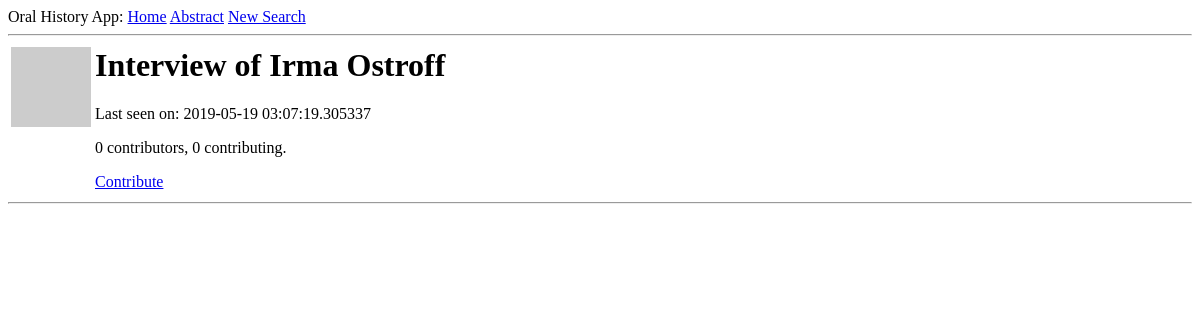
Page /user/Irma Ostroff (signed in) on the earlier database version.
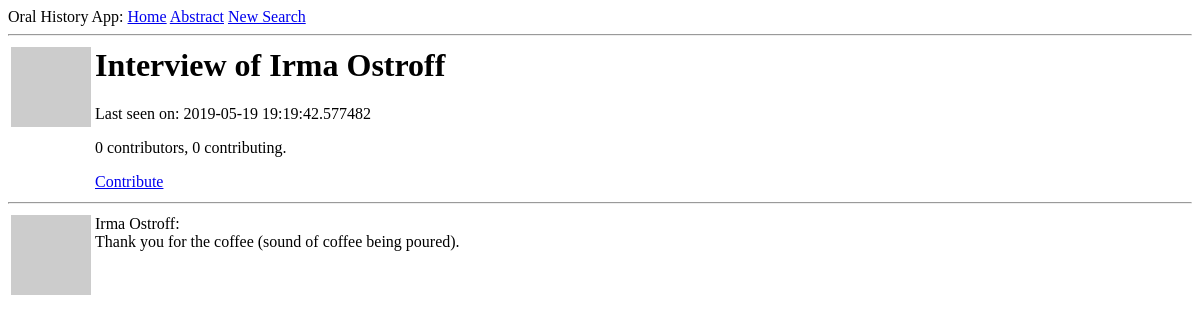
Same page on the later database version.
### app/models.py (models this page shows, shortened)
class User(UserMixin, db.Model):
    id = db.Column(db.Integer, primary_key=True)
    username = db.Column(db.String(64), index=True, unique=True)
    email = db.Column(db.String(120), index=True, unique=True)
    password_hash = db.Column(db.String(128))
    posts = db.relationship('Post', backref='author', lazy='dynamic')
    about_me = db.Column(db.String(340))
    last_seen = db.Column(db.DateTime, default=datetime.utcnow)
    followed = db.relationship(
        'User', secondary=followers,
        primaryjoin=(followers.c.follower_id == id),
        secondaryjoin=(followers.c.followed_id == id),
        backref=db.backref('followers', lazy='dynamic'), lazy='dynamic')
    def avatar(self, size):
        digest = md5(self.email.lower().encode('utf-8')).hexdigest()
        return 'https://www.gravatar.com/avatar/{}?d=identicon&s={}'.format(
            digest, size)
    def is_following(self, user):
        return self.followed.filter(
            followers.c.followed_id == user.id).count() > 0

class Post(db.Model):
    id = db.Column(db.Integer, primary_key=True)
    body = db.Column(db.String(640))
    timestamp = db.Column(db.DateTime, index=True, default=datetime.utcnow)
    user_id = db.Column(db.Integer, db.ForeignKey('user.id'))

### app/routes.py (the view)
@app.route('/user/<username>')
@login_required
def user(username):
    user = User.query.filter_by(username=username).first_or_404()
    page = request.args.get('page', 1, type=int)
    posts = user.posts.order_by(Post.timestamp.desc()).paginate(
        page, app.config['POSTS_PER_PAGE'], False)
    next_url = url_for('user', username=user.username, page=posts.next_num) \
        if posts.has_next else None
    prev_url = url_for('user', username=user.username, page=posts.prev_num) \
        if posts.has_prev else None
    return render_template('user.html', user=user, posts=posts.items,
                           next_url=next_url, prev_url=prev_url)

### app/models.py (called while the page is built)
@login.user_loader
def load_user(id):
    return User.query.get(int(id))

### app/routes.py (called while the page is built)
@app.before_request
def before_request():
    if current_user.is_authenticated:
        current_user.last_seen = datetime.utcnow()
        db.session.commit()

### app/templates/user.html (shortened to what this page needs)
{% extends "base.html" %}
{% block content %}
    <table>
        <tr valign="top">
            <td><img src="{{ user.avatar(128) }}"></td>
            <td>
                <h1>Interview of {{ user.username }}</h1>
                {% if user.last_seen %}<p>Last seen on: {{ user.last_seen }}</p>{% endif %}
                <p>{{ user.followers.count() }} contributors, {{ user.followed.count() }} contributing.</p>
                {% if user == current_user %}
                <p><a href="{{ url_for('edit_profile') }}">Edit profile</a></p>
                {% elif not current_user.is_following(user) %}
                <p><a href="{{ url_for('follow', username=user.username) }}">Contribute</a></p>
                {% else %}
                <p><a href="{{ url_for('unfollow', username=user.username) }}">Stop contributing</a></p>
                {% endif %}
            </td>
        </tr>
    </table>
    <hr>
    {% for post in posts %}
        {% include '_post.html' %}
    {% endfor %}
{% endblock %}

### app/templates/base.html (shortened to what this page needs)
<html>
    <head>
    </head>
    <body>
        <div>
            Oral History App:
            <a href="{{ url_for('index') }}">Home</a>
            {% if current_user.is_anonymous %}
            <a href="{{ url_for('login') }}">Find</a>
            {% else %}
            <a href="{{ url_for('user', username=current_user.username) }}">Abstract</a>
            <a href="{{ url_for('logout') }}">New Search</a>
            {% endif %}
        </div>
        <hr>
        {% block content %}{% endblock %}
    </body>
</html>

### app/templates/_post.html
<table>
    <tr valign="top">
        <td><img src="{{ post.author.avatar(36) }}"></td>
        <td>{{ post.author.username }}:<br>{{ post.body }}</td>
    </tr>
</table>

Differences in the rows shown:
changed User "Irma Ostroff": last_seen "2019-05-19 03:07:19.305337" → "2019-05-19 19:19:42.577482"
added Post: author.username "Irma Ostroff", body "Thank you for the coffee (sound of coffee being poured)."
